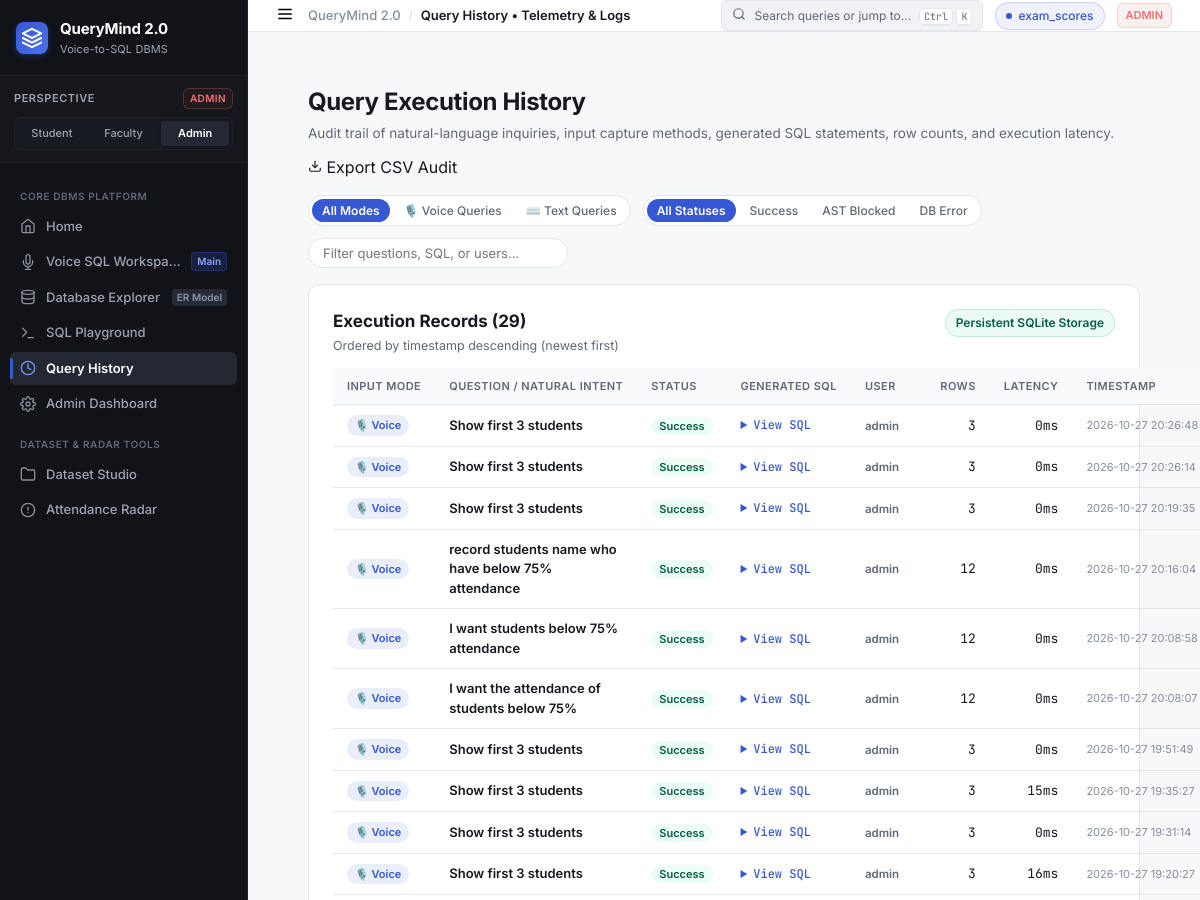
Before: /history (upper part) with the older database file.
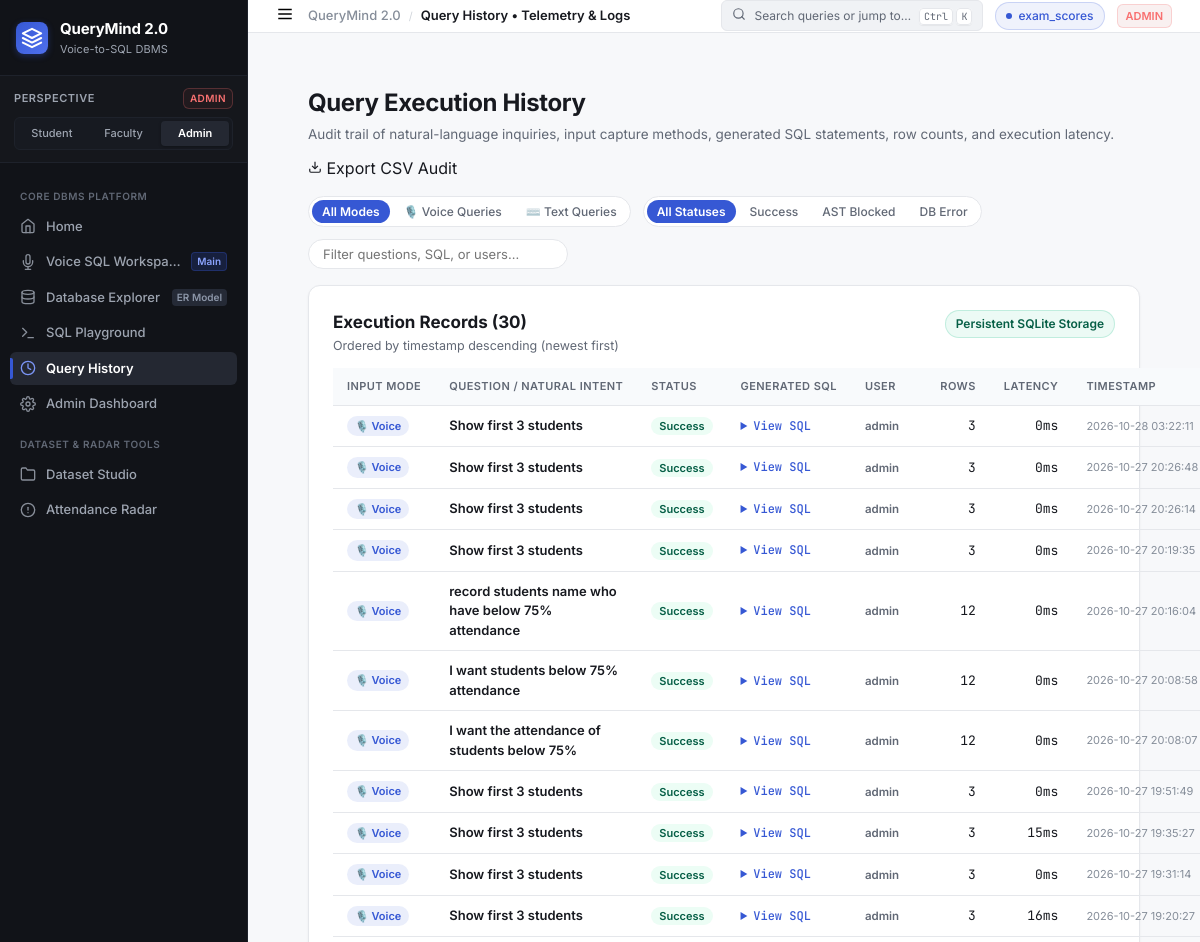
After: the same page with the newer database file.
### tables this page shows
CREATE TABLE query_logs (
        id               INTEGER PRIMARY KEY AUTOINCREMENT,
        user_id          INTEGER,
        username         TEXT,
        question         TEXT,
        generated_sql    TEXT,
        status           TEXT,
        execution_time_ms INTEGER,
        result_row_count INTEGER,
        error            TEXT,
        timestamp        TEXT DEFAULT (datetime('now'))
    , input_mode TEXT DEFAULT 'text');

### app.py (the view)
@app.route("/history")
@login_required
def history():
    role = session["role"]
    records = get_all_history(200) if role in ("admin","teacher") \
              else get_query_history(session["user_id"], 100)
    return render_template("history.html", records=records, role=role)

### app.py (called while the page is built)
def login_required(f):
    from functools import wraps
    @wraps(f)
    def wrapper(*args, **kwargs):
        if "user_id" not in session:
            flash("Please log in to continue.", "warning")
            return redirect(url_for("login"))
        return f(*args, **kwargs)
    return wrapper

@app.before_request
def ensure_default_session():
    if "user_id" not in session:
        session["user_id"] = 1
        session["username"] = "admin"
        session["role"] = "admin"

@app.context_processor
def inject_global_ui_context():
    try:
        datasets = get_uploaded_datasets()
    except Exception:
        datasets = []
    return {
        "current_role": session.get("role", "admin"),
        "current_username": session.get("username", "admin"),
        "global_datasets": datasets,
    }

### db/database.py (called while the page is built)
def _conn():
    conn = sqlite3.connect(DB_PATH)
    conn.row_factory = sqlite3.Row          # rows accessible as dicts
    conn.execute("PRAGMA foreign_keys = ON")
    conn.execute("PRAGMA journal_mode = WAL")
    return conn

def get_all_history(limit=200):
    return get_query_history(user_id=None, limit=limit)

### templates/history.html (shortened to what the changed rows need)
{% extends "base.html" %}
{% block content %}
<div class="page-container">
  <div class="explorer-header-bar">
    <div class="ehb-left">
      <h1 class="page-heading">Query Execution History</h1>
    </div>
  </div>
  <div class="workspace-card mt-4">
    <div class="card-title-row">
      <div class="card-title-group">
        <h2 class="card-main-title">Execution Records ({{ records|length if records else 0 }})</h2>
        <p class="card-sub-title">Ordered by timestamp descending (newest first)</p>
      </div>
    </div>
    <div class="table-scroll-container mt-3">
      <table class="data-table-modern" id="historyTable">
        <thead>
          <tr>
            <th style="width: 90px;">Input Mode</th>
            <th>Question / Natural Intent</th>
            <th>Status</th>
            <th>Generated SQL</th>
            <th>User</th>
            <th>Rows</th>
            <th>Latency</th>
            <th>Timestamp</th>
          </tr>
        </thead>
        <tbody id="historyTableBody">
          {% if records %}
            {% for rec in records %}
            <tr data-status="{{ rec.status }}"
                data-mode="{{ rec.input_mode if rec.input_mode else 'text' }}"
                data-text="{{ rec.question | lower }} {{ rec.username | lower }} {{ rec.generated_sql | lower if rec.generated_sql else '' }}">
              <td>
                {% if rec.input_mode == 'voice' %}
                <span class="badge-mode-voice" title="Captured via browser Speech Recognition">🎙️ Voice</span>
                {% else %}
                <span class="badge-mode-text" title="Entered via text input or playground">⌨️ Text</span>
                {% endif %}
              </td>
              <td style="font-weight: 600; max-width: 260px;">{{ rec.question }}</td>
              <td>
                {% if rec.status == 'success' %}
                  <span class="badge-status-success">Success</span>
                {% elif rec.status in ('validation_failed', 'blocked') %}
                  <span class="badge-status-blocked">AST Blocked</span>
                {% elif rec.status == 'no_match' %}
                  <span class="badge-status-nomatch">No Match</span>
                {% else %}
                  <span class="badge-status-error">Error</span>
                {% endif %}
              </td>
              <td style="max-width: 280px;">
                {% if rec.generated_sql %}
                <details class="sql-details-dropdown">
                  <summary class="sql-summary-link">View SQL</summary>
                </details>
                {% else %}
                <span class="text-muted-dash">&mdash;</span>
                {% endif %}
              </td>
              <td><span class="badge-user">{{ rec.username }}</span></td>
              <td style="font-family: var(--font-mono); text-align: right;">{{ rec.result_row_count if rec.result_row_count is not none else '&mdash;' }}</td>
              <td style="font-family: var(--font-mono); text-align: right;">{{ rec.execution_time_ms if rec.execution_time_ms is not none else '&mdash;' }}ms</td>
              <td style="font-size: 11px; color: var(--text-muted); white-space: nowrap;">{{ rec.timestamp }}</td>
            </tr>
            {% endfor %}
          {% else %}
            <tr>
              <td colspan="9" style="text-align: center; padding: 48px; color: var(--text-muted);">
                No query execution history recorded yet. Execute queries in the Voice Workspace or SQL Playground to populate this log.
              </td>
            </tr>
          {% endif %}
        </tbody>
      </table>
    </div>
  </div>
</div>
{% endblock %}

Changed rows visible on the page:
added query_logs: input_mode "🎙️ Voice", question "Show first 3 students", status "Success", username "admin", result_row_count "3", execution_time_ms "0", timestamp "2026-10-28 03:22:11"
Other visible differences:
{{ records|length if records else 0 }}: "29" → "30"
